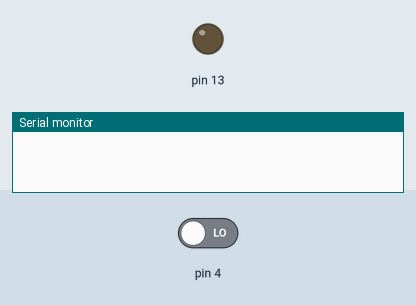
This sketch was run on a simulated Arduino Uno, built with avr-gcc and run on an emulated ATmega328P. Shown: output pins drawn as LEDs (lit = HIGH), the last lines printed to the serial monitor. The test bench sets the inputs (shaded band); at power-on: pin 4 LOW.

Above: at 1.2 s.
1.3 s: pin 4 driven HIGH
At 2.5 s:
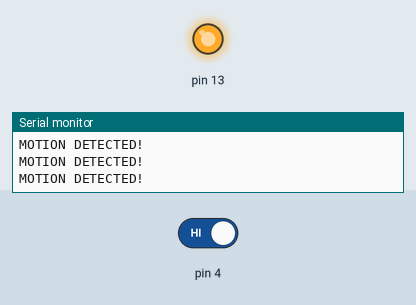
2.8 s: pin 4 driven LOW
At 4.1 s:
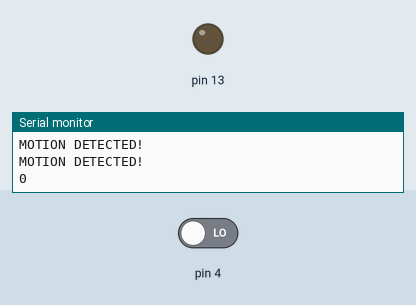
Timing chart, 0 to 5.8 s (numbered marks = the images above; inputs shaded):
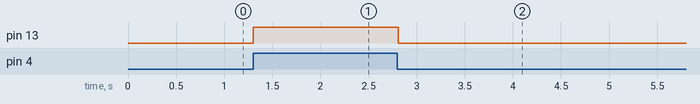

Measured:
- after the input at 1.3 s, pin 13: LOW → HIGH at once
- after the input at 2.8 s, pin 13: HIGH → LOW at once

The sketch:

source.ino
```cpp
/*
* Initializing values
*/
int value = 0;
int motion = 0;

/*
* Setup method
*/
void setup()
{
  /*
  * Setting the Input/Outputs of the board.
  */
  pinMode(13, OUTPUT);
  pinMode(4, INPUT);

  /*
  * Initialization of Serial monitor.
  */
  Serial.begin(9600);
}

/*
* Loop method
*/
void loop()
{
  /*
  * Read sensor value.
  */
  value = digitalRead(4);

  /*
  * Check motion state to only update when motion occurs.
  */
  if (motion != value)
  {
    /*
    * Updating motion value, printing motion value to console.
    */
    motion = value;
    Serial.println(motion);
  }

  /*
  * Checking if motion is active
  */
  if (value == HIGH)
  {
    /*
    * Writing to console, outputting the motion to the LED
    */
    Serial.println("MOTION DETECTED!");
    digitalWrite(13, HIGH);
  }
  else
  {
    /*
    * Outputting when motion ends to the LED
    */
    digitalWrite(13, LOW);
  }
}
```
